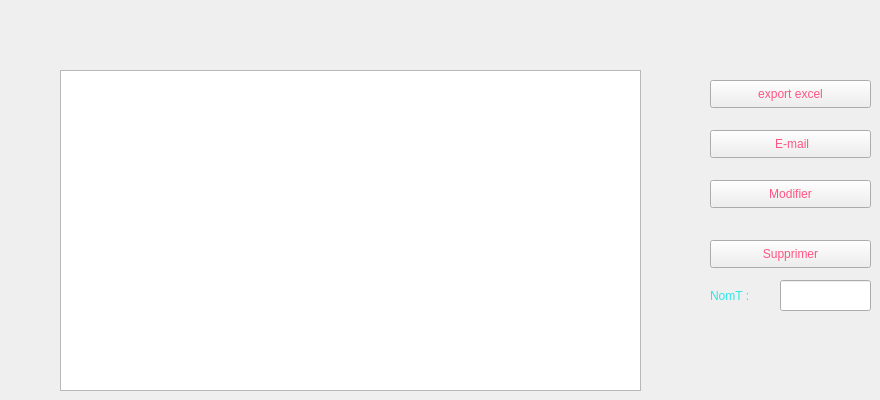
          <widget class="QWidget" name="tab_5">
           <attribute name="title">
            <string> la liste des tâches </string>
           </attribute>
           <widget class="QPushButton" name="modifierTache">
            <property name="geometry">
             <rect>
              <x>710</x>
              <y>180</y>
              <width>161</width>
              <height>28</height>
             </rect>
            </property>
            <property name="styleSheet">
             <string notr="true">color : rgb(255, 84, 130);
font: 9pt &quot;Snap ITC&quot;;</string>
            </property>
            <property name="text">
             <string>Modifier</string>
            </property>
           </widget>
           <widget class="QPushButton" name="EmailTache">
            <property name="geometry">
             <rect>
              <x>710</x>
              <y>130</y>
              <width>161</width>
              <height>28</height>
             </rect>
            </property>
            <property name="styleSheet">
             <string notr="true">color : rgb(255, 84, 130);
font: 9pt &quot;Snap ITC&quot;;</string>
            </property>
            <property name="text">
             <string> E-mail</string>
            </property>
           </widget>
           <widget class="QLabel" name="label_suppnomT">
            <property name="geometry">
             <rect>
              <x>710</x>
              <y>280</y>
              <width>61</width>
              <height>31</height>
             </rect>
            </property>
            <property name="styleSheet">
             <string notr="true">color: rgb(42, 231, 234);
font: 9pt &quot;Snap ITC&quot;;</string>
            </property>
            <property name="text">
             <string>NomT :</string>
            </property>
           </widget>
           <widget class="QLineEdit" name="lineEdit_suppmodT">
            <property name="geometry">
             <rect>
              <x>780</x>
              <y>280</y>
              <width>91</width>
              <height>31</height>
             </rect>
            </property>
            <property name="styleSheet">
             <string notr="true">font: 9pt &quot;Snap ITC&quot;;

color: rgb(68, 68, 68);</string>
            </property>
           </widget>
           <widget class="QPushButton" name="supprimertache">
            <property name="geometry">
             <rect>
              <x>710</x>
              <y>240</y>
              <width>161</width>
              <height>28</height>
             </rect>
            </property>
            <property name="styleSheet">
             <string notr="true">color : rgb(255, 84, 130);
font: 9pt &quot;Snap ITC&quot;;</string>
            </property>
            <property name="text">
             <string>Supprimer</string>
            </property>
           </widget>
           <widget class="QTableView" name="tableTache">
            <property name="geometry">
             <rect>
              <x>60</x>
              <y>70</y>
              <width>581</width>
              <height>321</height>
             </rect>
            </property>
            <property name="styleSheet">
             <string notr="true">font: 9pt &quot;Snap ITC&quot;;

color: rgb(68, 68, 68);</string>
            </property>
            <property name="sortingEnabled">
             <bool>true</bool>
            </property>
           </widget>
           <widget class="QPushButton" name="export_excel">
            <property name="geometry">
             <rect>
              <x>710</x>
              <y>80</y>
              <width>161</width>
              <height>28</height>
             </rect>
            </property>
            <property name="styleSheet">
             <string notr="true">color : rgb(255, 84, 130);
font: 9pt &quot;Snap ITC&quot;;</string>
            </property>
            <property name="text">
             <string>export excel</string>
            </property>
           </widget>
          </widget>
